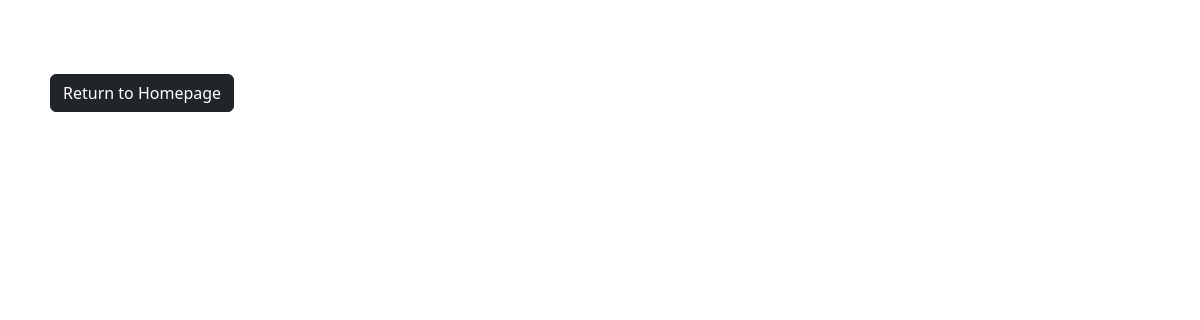
Page /food/ on the earlier database version.
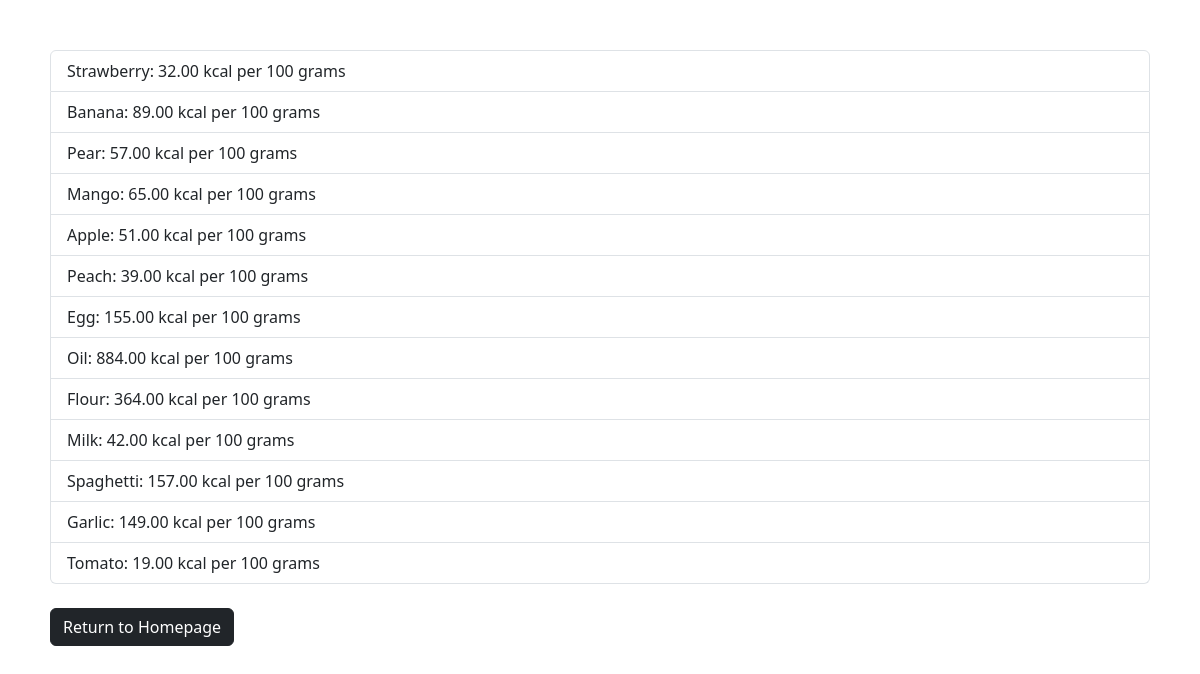
Same page on the later database version.
### apps/endpoints/models.py (models this page shows)
class Food(models.Model):
    name = models.CharField(max_length=255)
    kcal_number = models.DecimalField(max_digits=6, decimal_places=2)

### apps/endpoints/views.py (the view)
# urls.py: path('food/', views.listFoods, name="foods"),
def listFoods(request):
    myfoods = Food.objects.all().values()
    template = loader.get_template("all_foods.html")
    context = {
        "myfoods": myfoods,
    }
    return HttpResponse(template.render(context, request))

### apps/endpoints/templates/all_foods.html (shortened to what this page needs)
<!DOCTYPE html>
<html lang="en">
<head>
    <link href="https://cdn.jsdelivr.net/npm/bootstrap@5.3.0/dist/css/bootstrap.min.css" rel="stylesheet">
</head>
<body style="margin:50px;">
<ul class="list-group">
    {% for x in myfoods %}
    <li class="list-group-item">{{ x.name }}: {{ x.kcal_number }} kcal per 100 grams</li>
  {% endfor %}
</ul>
    <a class="btn btn-dark my-4" href="/">Return to Homepage</a>
</body>
</html>

Differences in the rows shown:
added Food: name "Strawberry", kcal_number "32.00"
added Food: name "Banana", kcal_number "89.00"
added Food: name "Pear", kcal_number "57.00"
added Food: name "Mango", kcal_number "65.00"
added Food: name "Apple", kcal_number "51.00"
added Food: name "Peach", kcal_number "39.00"
added Food: name "Egg", kcal_number "155.00"
added Food: name "Oil", kcal_number "884.00"
added Food: name "Flour", kcal_number "364.00"
added Food: name "Milk", kcal_number "42.00"
added Food: name "Spaghetti", kcal_number "157.00"
added Food: name "Garlic", kcal_number "149.00"
added Food: name "Tomato", kcal_number "19.00"
